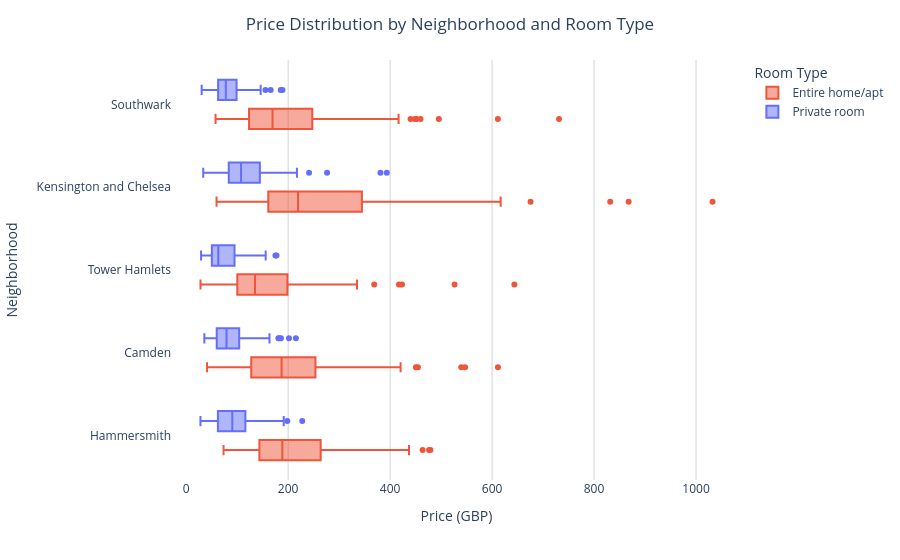

The cell this chart's notebook holds for it:
### Markdown cell above
## Task 2 — Box plot: listing activity by borough

**What to build:** A **horizontal box plot** comparing listing activity (reviews per month) across London boroughs — reviews per month is a proxy for how frequently a listing is booked.

**Requirements:**
- Horizontal orientation (borough names are long)
- Sorted by median reviews per month (most active at top)
- Highlight the **two most active** boroughs in a different colour
- Outliers shown as individual points
- Insight title naming the two busiest boroughs

> 💡 Some listings have zero reviews — these are new or inactive listings. Filter them out with before plotting

### Code cell
# Task 2
import pandas as pd
import plotly.express as px

df = pd.read_csv('../data/airbnb_london.csv')

target_neighborhoods = ['Hammersmith', 'Kensington and Chelsea', 'Camden', 'Southwark', 'Tower Hamlets']
target_rooms = ['Entire home/apt', 'Private room']

df_filtered = df[
    (df['neighbourhood'].isin(target_neighborhoods)) & 
    (df['room_type'].isin(target_rooms))
]

fig = px.box(
    df_filtered, 
    x="price", 
    y="neighbourhood", 
    color="room_type",
    orientation='h',
    labels={'price': 'Price (£)', 'neighbourhood': 'Neighborhood', 'room_type': 'Room Type'},
    color_discrete_map={
        'Entire home/apt': '#EF553B',
        'Private room': '#636EFA'
    },
    points="outliers" 
)

fig.update_layout(
    title={
        'text': "Price Distribution by Neighborhood and Room Type",
        'x': 0.5,
        'xanchor': 'center'
    },
    xaxis_title="Price (GBP)",
    yaxis_title="Neighborhood",
    boxmode='group',
    plot_bgcolor='white',
    legend_title_text='Room Type'
)

fig.update_xaxes(showgrid=True, gridwidth=1, gridcolor='LightGray')

fig.show()

### Figure 1 — Plotly figure (JSON) as saved in the notebook; plotly's stock layout.template omitted (floating-point values rounded to 4 significant figures; data arrays with more than 128 entries replaced by an {"elided": "..."} marker saying what was removed)
{"data": [{"alignmentgroup": "True", "boxpoints": "outliers", "hovertemplate": "Room Type=Entire home/apt<br>Price (£)=%{x}<br>Neighborhood=%{y}<extra></extra>", "legendgroup": "Entire home/apt", "marker": {"color": "#EF553B"}, "name": "Entire home/apt", "notched": false, "offsetgroup": "Entire home/apt", "orientation": "h", "showlegend": true, "type": "box", "x": {"elided": "688 float values"}, "x0": " ", "xaxis": "x", "y": {"elided": "688 str values"}, "y0": " ", "yaxis": "y"}, {"alignmentgroup": "True", "boxpoints": "outliers", "hovertemplate": "Room Type=Private room<br>Price (£)=%{x}<br>Neighborhood=%{y}<extra></extra>", "legendgroup": "Private room", "marker": {"color": "#636EFA"}, "name": "Private room", "notched": false, "offsetgroup": "Private room", "orientation": "h", "showlegend": true, "type": "box", "x": {"elided": "494 float values"}, "x0": " ", "xaxis": "x", "y": {"elided": "494 str values"}, "y0": " ", "yaxis": "y"}], "layout": {"boxmode": "group", "legend": {"title": {"text": "Room Type"}, "tracegroupgap": 0}, "margin": {"t": 60}, "plot_bgcolor": "white", "title": {"text": "Price Distribution by Neighborhood and Room Type", "x": 0.5, "xanchor": "center"}, "xaxis": {"anchor": "y", "domain": [0, 1], "gridcolor": "LightGray", "gridwidth": 1, "showgrid": true, "title": {"text": "Price (GBP)"}}, "yaxis": {"anchor": "x", "domain": [0, 1], "title": {"text": "Neighborhood"}}}}
